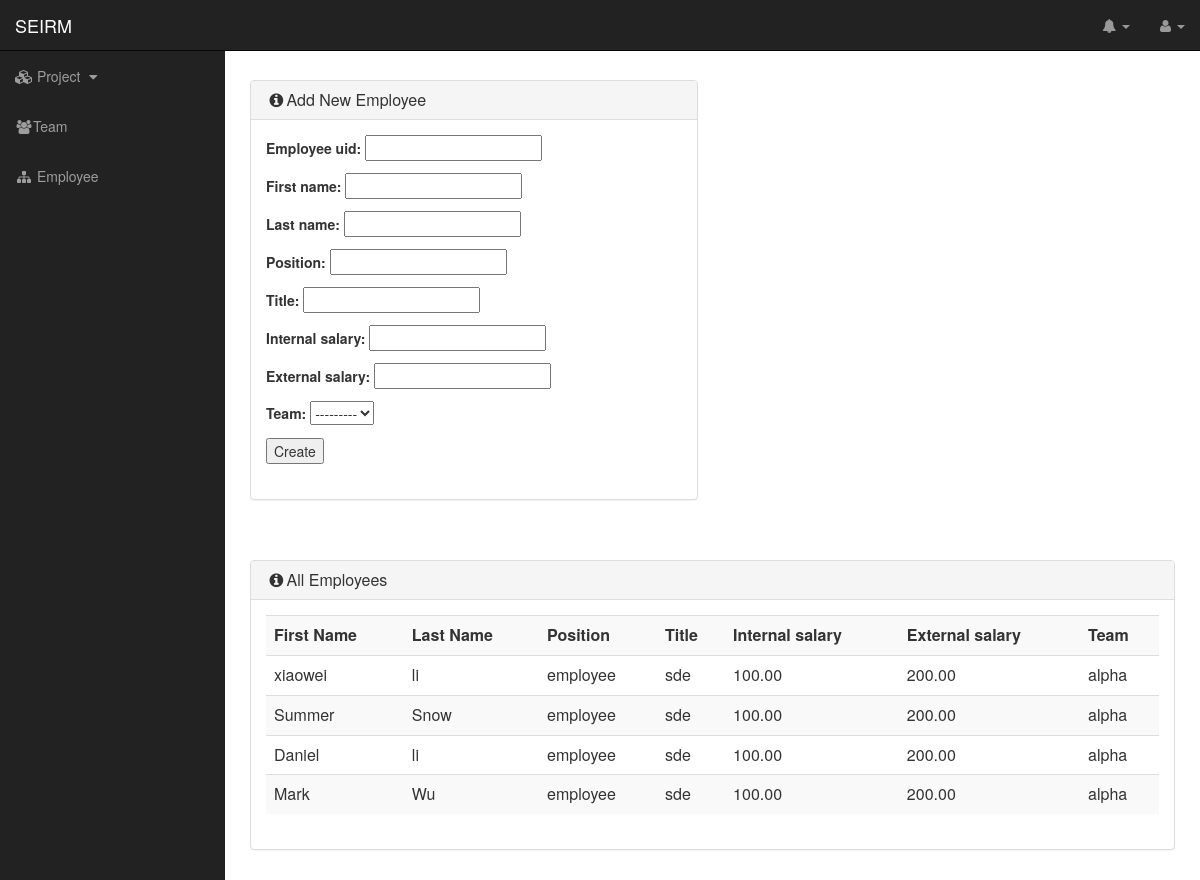
The app's page /SEI/admin_employee, older data.
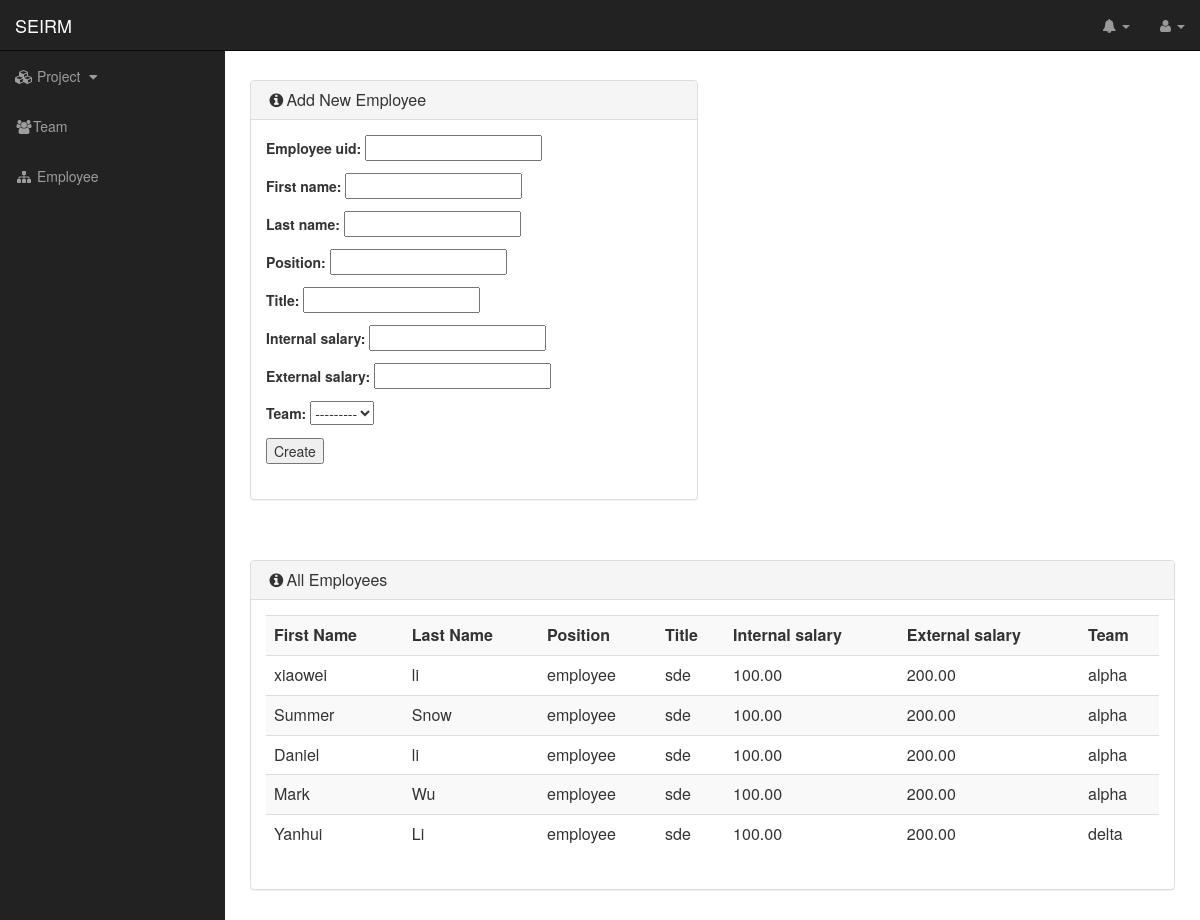
The same page, newer data.
### SEI/models.py (models this page shows)
class Employee(models.Model):
    employee_uid = models.CharField(max_length=20,unique=True)
    first_name = models.CharField(max_length=200, default="", blank=True)
    last_name = models.CharField(max_length=200, default="", blank=True)
    position = models.CharField(max_length=100,default="", blank=True)
    title = models.CharField(max_length=100,default="", blank=True)
    internal_salary = models.DecimalField(max_digits=8, decimal_places=2)
    external_salary = models.DecimalField(max_digits=8, decimal_places=2)
    team = models.ForeignKey(Team)

class Team(models.Model):
    team_name = models.CharField(max_length=50)
    manager = models.ForeignKey('Employee', related_name="manageer", on_delete=models.CASCADE, blank=True, null=True)
    directorate = models.ForeignKey('Employee', related_name="directorate", on_delete=models.CASCADE, blank=True, null=True)
    division = models.CharField(max_length=50)

### SEI/views.py (the view, shortened to what this page needs)
def admin_employee(request):
    context = {}
    messages = []
    employees = Employee.objects.all()
    context['employees'] = employees
    if request.method == 'GET':
        form = EmployeeForm()
        context['form'] = form
        return render(request, 'SEI/admin_employee.html', context)

### SEI/forms.py (shortened to what this page needs)
class EmployeeForm(forms.ModelForm):
    team = EmployeeModelChoiceField(queryset=Team.objects.all())
    class Meta:
        model = Employee
        fields = '__all__'

### SEI/forms.py (called while the page is built)
    def label_from_instance(self, obj):
        return "%s" % (obj.team_name)

### SEI/templates/SEI/admin_employee.html (shortened to what this page needs)
{{% extends 'SEI/base.html' %}
{% block content %}
                <div class="row">
                    <div class="col-lg-6">
                        <div class="panel panel-default">
                            <div class="panel-heading">
                                <h3 class="panel-title"><i class="fa fa-info-circle fa-fw"></i>Add New Employee</h3>
                            </div>
                            <div>
                            	<div class="panel-body">
                            		<div class="list-group">
										<form action="{% url 'adminEmployee' %}" method="post">
											{{ form.as_p }}
										<input type="submit" value="Create">
										</form>
                                </div>
                        </div>
                    </div>
                </div>
</div>
</div>
	<br />
	<br />
                <div class="row">
                    <div class="col-lg-12">
                        <div class="panel panel-default">
                            <div class="panel-heading">
                                <h3 class="panel-title"><i class="fa fa-info-circle fa-fw"></i>All Employees</h3>
                            </div>
                            <div>
                            	<div class="panel-body">
                                    <table id="employee_list" class="table table-striped">
                                      <tr>
                                        <th>First Name</th>
                                        <th>Last Name</th>
                                        <th>Position</th>
                                        <th>Title</th>
                                        <th>Internal salary</th>
                                        <th>External salary</th>
                                        <th>Team</th>
                                      </tr>
                                      {% for employee in employees  %}
                                      <tr>
                                        <td>{{ employee.first_name }}</td>
                                        <td>{{ employee.last_name }}</td>
                                        <td>{{ employee.position }}</td>
                                        <td>{{ employee.title }}</td>
                                        <td>{{ employee.internal_salary }}</td>
                                        <td>{{ employee.external_salary }}</td>
                                        <td>{{ employee.team.team_name }}</td>
                                    </tr>
                                    {% endfor %}
                                    </table>
                                </div>
                        </div>
                    </div>
                </div>
</div>
</div>
{% endblock %}

### SEI/templates/SEI/base.html (shortened to what this page needs)
<!DOCTYPE html>
<html lang="en">
   <head>
      {% load static %}
      <link rel="stylesheet" href="{% static "css/SEIRM.css" %}">
      <link rel="stylesheet" href="{% static "css/bootstrap.min.css" %}">
      <link rel="stylesheet" href="{% static "css/sb-admin.css" %}">
      <link rel="stylesheet" href="{% static "css/plugins/morris.css" %}">
      <link rel="stylesheet" href="{% static "font-awesome/css/font-awesome.min.css" %}"  type="text/css">
   </head>
   <body>
    <div id="wrapper">
        <nav class="navbar navbar-inverse navbar-fixed-top" role="navigation">
            <div class="navbar-header">
                <a class="navbar-brand" href="{% url 'home' %}">SEIRM</a>
            </div>
            <ul class="nav navbar-right top-nav">
                <li class="dropdown">
                    <a href="#" class="dropdown-toggle" data-toggle="dropdown"><i class="fa fa-bell"></i> <b class="caret"></b></a>
                </li>
                <li class="dropdown">
                    <a href="#" class="dropdown-toggle" data-toggle="dropdown"><i class="fa fa-user"></i> {{ user.get_full_name }} <b class="caret"></b></a>
                </li>
            </ul>
            <div class="collapse navbar-collapse navbar-ex1-collapse">
                <ul class="nav navbar-nav side-nav">
                    <li>
                        <a href="javascript:;" data-toggle="collapse" data-target="#Project"><i class="fa fa-fw fa-cubes"></i> Project <i class="fa fa-fw fa-caret-down"></i></a>
                    </li>
                    <li>
                        <a href="{% url 'teamsearch' %}"><i class="fa fa-fw fa-users"></i>Team</a>
                    </li>
                    <li>
                        <a href="{% url 'employeesearch' %}"><i class="fa fa-fw fa-sitemap"></i> Employee</a>
                    </li>
                </ul>
            </div>
        </nav>
        <div id="page-wrapper">
                    <div class="container-fluid">
            {% block content %}
            {% endblock %}
            </div>
        </div>
   </body>
</html>

### SEI/static/css/SEIRM.css (style rules this page uses)
body { padding-top: 0px; }
* { .border-radius(0) !important; }

### SEI/static/css/sb-admin.css (style rules this page uses)
body { margin-top: 100px; background-color: #fff; height: 100% }
@media (min-width:768px) { body { margin-top: 50px; } }
#wrapper { padding-left: 0; }
#page-wrapper { width: 100%; height: 100% padding: 0; background-color: #fff; }
@media (min-width:768px) { #wrapper { padding-left: 225px; } }
@media (min-width:768px) { #page-wrapper { padding: 10px; } }
.top-nav { padding: 0 15px; }
.top-nav>li { display: inline-block; float: left; }
.top-nav>li>a { padding-top: 15px; padding-bottom: 15px; line-height: 20px; color: #999; }
@media (min-width:768px) { .side-nav { position: fixed; top: 51px; left: 225px; width: 225px; margin-left: -225px; border: none; border-radius: 0; overflow-y: auto; background-color: #222; bottom: 0; overflow-x: hidden; padding-bottom: 40px; } }
@media (min-width:768px) { .side-nav>li>a { width: 225px; } }

Row changes from the older to the newer data that the page shows:
added Employee: first_name "Yanhui", last_name "Li", position "employee", title "sde", internal_salary "100.00", external_salary "200.00", team.team_name "delta"
